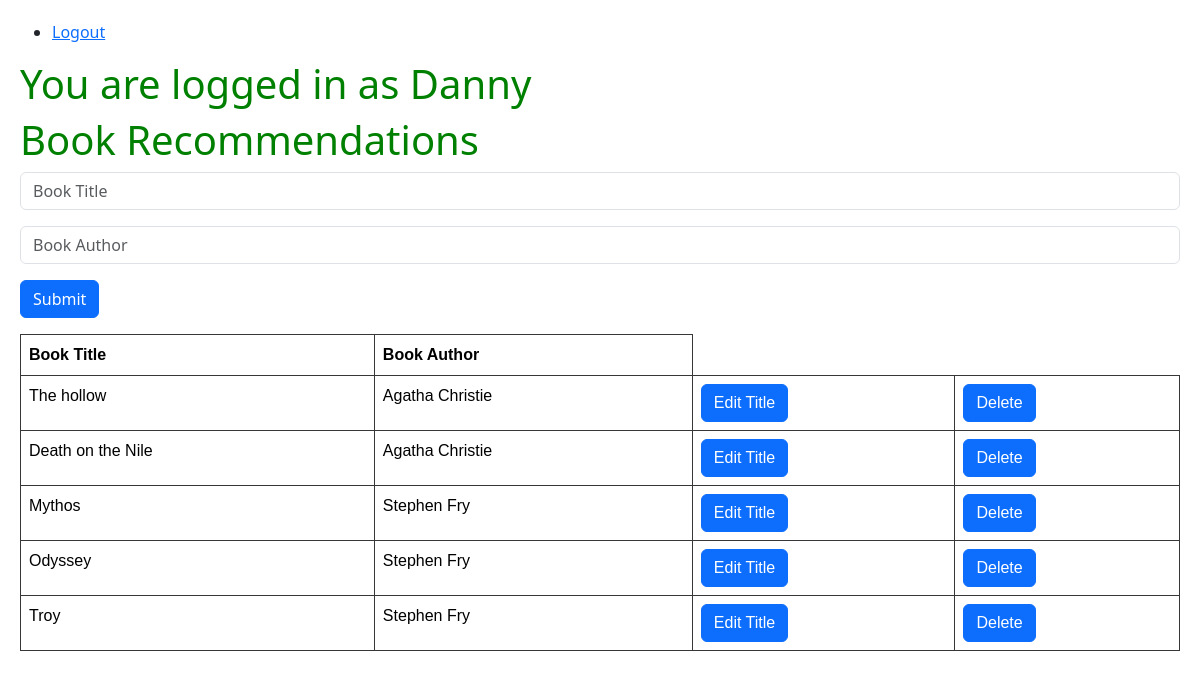
Screenshot of / (signed in) with the database file from the repository.
### app/models.py (models this page shows, shortened)
class User(db.Model, UserMixin):
    id = db.Column(db.Integer, primary_key=True)
    username = db.Column(db.String(255), unique=True, nullable=False)
    password = db.Column(db.String(255), nullable=False)

class Book(db.Model):
    book_id = db.Column(db.Integer, primary_key=True)
    author_id = db.Column(db.Integer, db.ForeignKey("author.author_id"))
    title = db.Column(db.String)

class Author(db.Model):
    author_id = db.Column(db.Integer, primary_key = True)
    name = db.Column(db.String)
    books = db.relationship("Book", backref="author")

### app/views.py (the view)
@app.route("/home", methods=["GET"])
@app.route("/", methods=["GET"])
@login_required
def home():
    books = db.session.query(Book, Author).filter(Book.author_id == Author.author_id).all()
    return render_template("index.html", books=books, username=current_user.username)

### app/models.py (called while the page is built)
@login_manager.user_loader
def load_user(user_id):
    return db.session.query(User).get(int(user_id))

### app/templates/index.html (shortened to what this page needs)
<!DOCTYPE html>
<html lang="en">
<head>
    <link href="https://cdnjs.cloudflare.com/ajax/libs/bootstrap/5.3.3/css/bootstrap.min.css" rel="stylesheet">
</head>
<body>
    <nav>
        <ul>
            <li><a href="/logout">Logout</a></li>
        </ul>
    </nav>
    <h1>You are logged in as {{ username }}</h1>
    <h1>Book Recommendations</h1>
    <form hx-post="/submit" hx-swap="beforeend" hx-target="#new-book" class="mb-3">
        <input type="text" placeholder="Book Title" name="title" class="form-control mb-3" />
        <input type="text" placeholder="Book Author" name="author" class="form-control mb-3" />
        <button type="submit" class="btn btn-primary">Submit</button>
    </form>
    <table class="table">
        <thead>
          <tr>
            <th scope="col">Book Title</th>
            <th scope="col">Book Author</th>
          </tr>
        </thead>
        <tbody id="new-book" hx-target="closest tr" hx-swap="outerHTML swap:0.5s">
            {% for book in books %}
            <tr>
                <td>{{ book.Book.title }}</td>
                <td>{{ book.Author.name }}</td>
                <td>
                    <button class="btn btn-primary"
                        hx-get="/get-edit-form/{{book.Book.book_id}}">
                        Edit Title
                    </button>
                </td>
                <td>
                    <button hx-delete="/delete/{{book.Book.book_id}}" class="btn btn-primary">Delete</button>
                </td>
            </tr>
            {% endfor %}
        </tbody>
    </table>
</body>
</html>

### app/templates/index.html (style rules this page uses)
body { padding: 20px; }
h1 { color: green; }
table { font-family: arial, sans-serif; border-collapse: collapse; width: 100%; }
td, th { border: 1px solid #383737; text-align: left; padding: 8px; }
tr:nth-child(even) { background-color: #dddddd; }

### rows the page displays
User: username "Danny"
Book: Book "The hollow", Author.name "Agatha Christie"
Book: Book "Death on the Nile", Author.name "Agatha Christie"
Book: Book "Mythos", Author.name "Stephen Fry"
Book: Book "Odyssey", Author.name "Stephen Fry"
Book: Book "Troy", Author.name "Stephen Fry"
